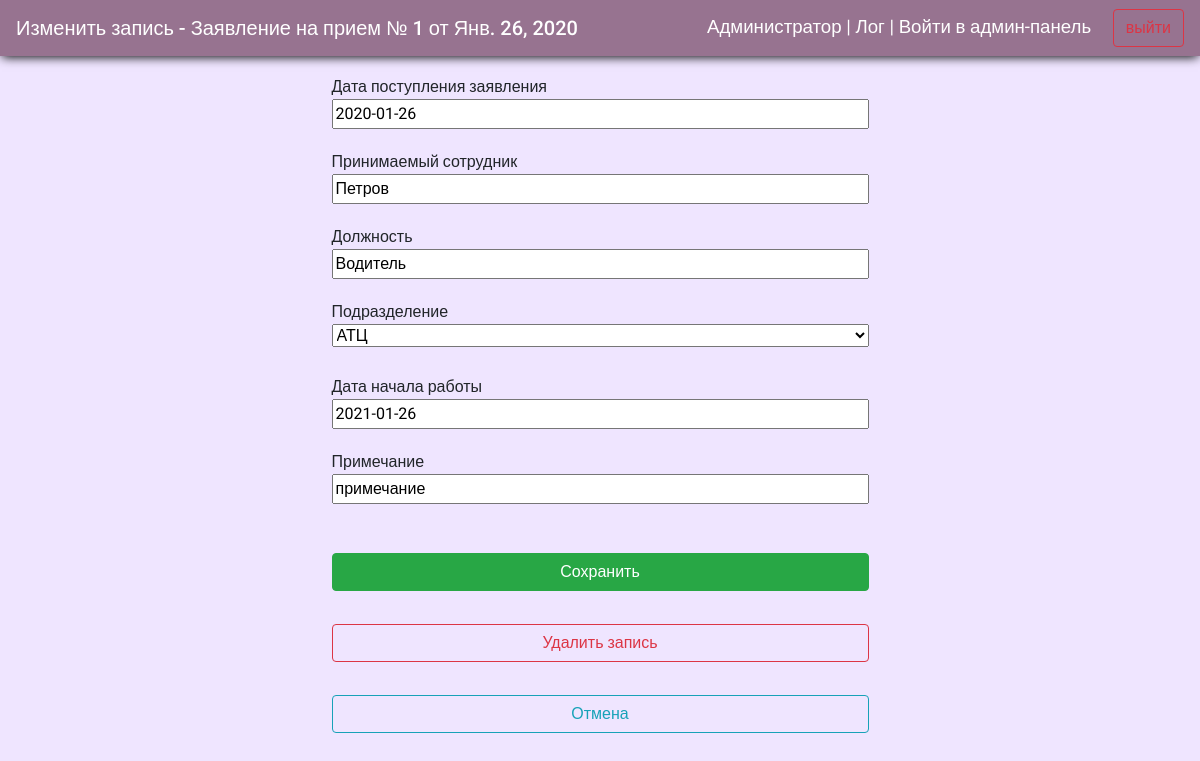
The page /journals/letters_of_invite/1/edit (signed in) on the database its author committed.
### reg_jounals/models.py (models this page shows)
class LetterOfInvite(models.Model):
    loi_date = models.DateField(help_text="Введите дату поступления заявления", verbose_name="Дата поступления заявления", db_index=True)
    loi_number = models.CharField(default='',max_length=10, help_text="Введите номер документа", verbose_name='Номер документа', db_index=True)
    loi_employee = models.CharField(max_length=256, help_text="Введите ФИО принимаемого сотрудника", verbose_name="Принимаемый сотрудник")
    loi_position = models.CharField(max_length=256, help_text="Введите должность принимаемого сотрудника", verbose_name="Должность")
    loi_department = models.ForeignKey('Departments', on_delete=models.CASCADE, verbose_name="Подразделение ", default="1")
    loi_dateOfInv = models.DateField(blank=True, null=True, help_text="Введите дату начала работы", verbose_name="Дата начала работы", db_index=True)
    loi_additionalData = models.CharField(blank=True, default="примечание", max_length=256, help_text="Введите примечание", verbose_name="Примечание")
    loi_res_officer = models.CharField(blank=True, editable=False,  max_length=256, help_text="Сотрудник, который внес документ в систему ", verbose_name='Ответственный сотрудник')
    class Meta:
        ordering = ["id"]
        verbose_name = 'Заявление на прием'
        verbose_name_plural = 'Заявления на прием'

### reg_jounals/views.py (the view, shortened to what this page needs)
# urls.py: path('letters_of_invite/<int:id>/edit', views.upd_LetterOfInvite, name='invite_upd_url'),
def upd_LetterOfInvite(request, id):
    if request.user.is_authenticated:
        if request.method == "GET":
            letter = LetterOfInvite.objects.get(id__iexact=id)
            bound_form = LetterOfInvite_form(instance=letter)
            return render(request, 'reg_jounals/LetterOfInvite_upd.html', context={'form':bound_form, 'letter':letter})

### reg_jounals/forms.py (shortened to what this page needs)
class LetterOfInvite_form(forms.ModelForm):
    class Meta:
        model = LetterOfInvite
        fields = [ 'loi_date',
    'loi_employee',
    'loi_position',
    'loi_department',
    'loi_dateOfInv',
    'loi_additionalData']

### reg_jounals/models.py (called while the page is built)
    def __str__(self):
        doc_fullname = self.dep_name
        return doc_fullname

### reg_jounals/templates/reg_jounals/LetterOfInvite_upd.html (shortened to what this page needs)
{% extends "reg_jounals/index.html" %}
{%block header%}Изменить запись - Заявление на прием № {{letter.id}} от {{letter.loi_date}}{% endblock %}
{%block content%}
<form class="add_form" action="" method="post">
  {% for field in form %}
  <p>{{field.label}}{{ field }}</p>
  {% endfor%}
  <input class="btn btn-success" type="submit" value="Сохранить" />
  <a class="btn btn-outline-danger btn-upd" id="sure_btn" onclick="OpenSureDialog()"">Удалить запись</a>
  <a class="btn btn-outline-info btn-upd" href="..">Отмена</a>
</form>
{%endblock%}

### reg_jounals/templates/reg_jounals/index.html (shortened to what this page needs)
<!DOCTYPE html>
<html  lang="en">
<head>
  {%load static%}
  <link rel="stylesheet" href="{% static 'css/style.css'%}">
  <link rel="stylesheet" href="{% static 'css/VacList.css'%}">
  <link rel="stylesheet" href="https://cdn.jsdelivr.net/npm/bootstrap@4.5.3/dist/css/bootstrap.min.css">
</head>
<body onload="TextDisabled()">
  <header>
    <nav class="navbar navbar-light ">
    <span class="navbar-brand mb-0 h1">{%block header%} {%endblock%}</span><span style="text-align: right; float: right;font-size: 14pt;">  {{ user.first_name }} {% if request.user.is_superuser%}  <a style="color:white;" href="{% url 'logfile' %}">| Лог |</a> <a style="color:white;" href="/admin/">Войти в админ-панель</a>{%endif%} <a class="btn btn-outline-danger" style="margin-left: 17px;" href="{% url 'logout'%}">выйти</a></span>
  </header>
<div class="container">
    {%block content%}{%endblock%}
  </div>
</body>
</html>

### reg_jounals/static/css/style.css (style rules this page uses)
* { font-family: 'Roboto', sans-serif; }
body { background: #white !important; background-color: #efe5ff !important; }
.navbar-light .navbar-brand { color: rgb(255 255 255) !important; }
.add_form { display: grid; grid-template-rows: repeat(5, 42px); grid-template-columns: repeat(1, 100%); grid-gap: 33px; padding: 9px; width: 50%; margin: 0 auto; }
.add_form input { width: 100%; }
.add_form select { width: 100%; }
.add_form a { width: 100%; }
.container { margin-top: 10px; }
.btn-upd { width: 94% }
.navbar { color: white; background: #977390; box-shadow: 0 3px 10px -2px black; }

### rows shown on the page
LetterOfInvite: id "1", loi_date "Янв. 26, 2020", form "2020-01-26" "Петров" "Водитель" "АТЦ" "2021-01-26" "примечание"

### other values the page prints
{{ user.first_name }} "Администратор"
{{ field.label }} "Дата поступления заявления" "Принимаемый сотрудник" "Должность" "Подразделение" "Дата начала работы" "Примечание"
